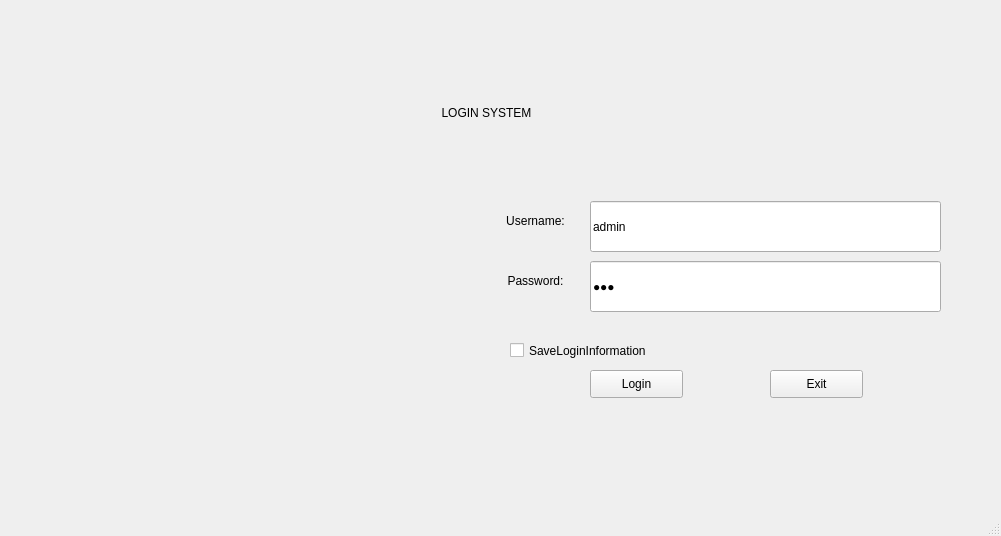
<?xml version="1.0" encoding="UTF-8"?>
<ui version="4.0">
 <class>MainWindow</class>
 <widget class="QMainWindow" name="MainWindow">
  <property name="geometry">
   <rect>
    <x>0</x>
    <y>0</y>
    <width>1001</width>
    <height>536</height>
   </rect>
  </property>
  <property name="windowTitle">
   <string>MainWindow</string>
  </property>
  <widget class="QWidget" name="centralwidget">
   <widget class="QLabel" name="label">
    <property name="geometry">
     <rect>
      <x>0</x>
      <y>-10</y>
      <width>471</width>
      <height>551</height>
     </rect>
    </property>
    <property name="text">
     <string/>
    </property>
    <property name="pixmap">
     <pixmap>../images/ic_login_avatar.png</pixmap>
    </property>
   </widget>
   <widget class="QLabel" name="label_2">
    <property name="geometry">
     <rect>
      <x>11</x>
      <y>27</y>
      <width>951</width>
      <height>171</height>
     </rect>
    </property>
    <property name="text">
     <string>LOGIN SYSTEM</string>
    </property>
    <property name="alignment">
     <set>Qt::AlignCenter</set>
    </property>
   </widget>
   <widget class="QLabel" name="label_3">
    <property name="geometry">
     <rect>
      <x>470</x>
      <y>200</y>
      <width>131</width>
      <height>41</height>
     </rect>
    </property>
    <property name="text">
     <string>Username:</string>
    </property>
    <property name="alignment">
     <set>Qt::AlignCenter</set>
    </property>
   </widget>
   <widget class="QLineEdit" name="admin">
    <property name="geometry">
     <rect>
      <x>590</x>
      <y>201</y>
      <width>351</width>
      <height>51</height>
     </rect>
    </property>
    <property name="text">
     <string>admin</string>
    </property>
   </widget>
   <widget class="QLineEdit" name="password">
    <property name="geometry">
     <rect>
      <x>590</x>
      <y>261</y>
      <width>351</width>
      <height>51</height>
     </rect>
    </property>
    <property name="text">
     <string>123</string>
    </property>
    <property name="frame">
     <bool>true</bool>
    </property>
    <property name="echoMode">
     <enum>QLineEdit::Password</enum>
    </property>
    <property name="dragEnabled">
     <bool>false</bool>
    </property>
    <property name="readOnly">
     <bool>false</bool>
    </property>
   </widget>
   <widget class="QLabel" name="label_4">
    <property name="geometry">
     <rect>
      <x>470</x>
      <y>260</y>
      <width>131</width>
      <height>41</height>
     </rect>
    </property>
    <property name="text">
     <string>Password:</string>
    </property>
    <property name="alignment">
     <set>Qt::AlignCenter</set>
    </property>
   </widget>
   <widget class="QCheckBox" name="SaveLogin">
    <property name="geometry">
     <rect>
      <x>510</x>
      <y>330</y>
      <width>181</width>
      <height>41</height>
     </rect>
    </property>
    <property name="text">
     <string>SaveLoginInformation</string>
    </property>
   </widget>
   <widget class="QPushButton" name="pushButtonLogin">
    <property name="geometry">
     <rect>
      <x>590</x>
      <y>370</y>
      <width>93</width>
      <height>28</height>
     </rect>
    </property>
    <property name="text">
     <string>Login</string>
    </property>
    <property name="icon">
     <iconset>
      <normaloff>../images/ic_login_button.png</normaloff>../images/ic_login_button.png</iconset>
    </property>
   </widget>
   <widget class="QPushButton" name="pushButtonExit">
    <property name="geometry">
     <rect>
      <x>770</x>
      <y>370</y>
      <width>93</width>
      <height>28</height>
     </rect>
    </property>
    <property name="text">
     <string>Exit</string>
    </property>
    <property name="icon">
     <iconset>
      <normaloff>../images/ic_exit_button.png</normaloff>../images/ic_exit_button.png</iconset>
    </property>
   </widget>
  </widget>
  <widget class="QMenuBar" name="menubar">
   <property name="geometry">
    <rect>
     <x>0</x>
     <y>0</y>
     <width>1001</width>
     <height>26</height>
    </rect>
   </property>
  </widget>
  <widget class="QStatusBar" name="statusbar"/>
 </widget>
 <resources/>
 <connections/>
</ui>
